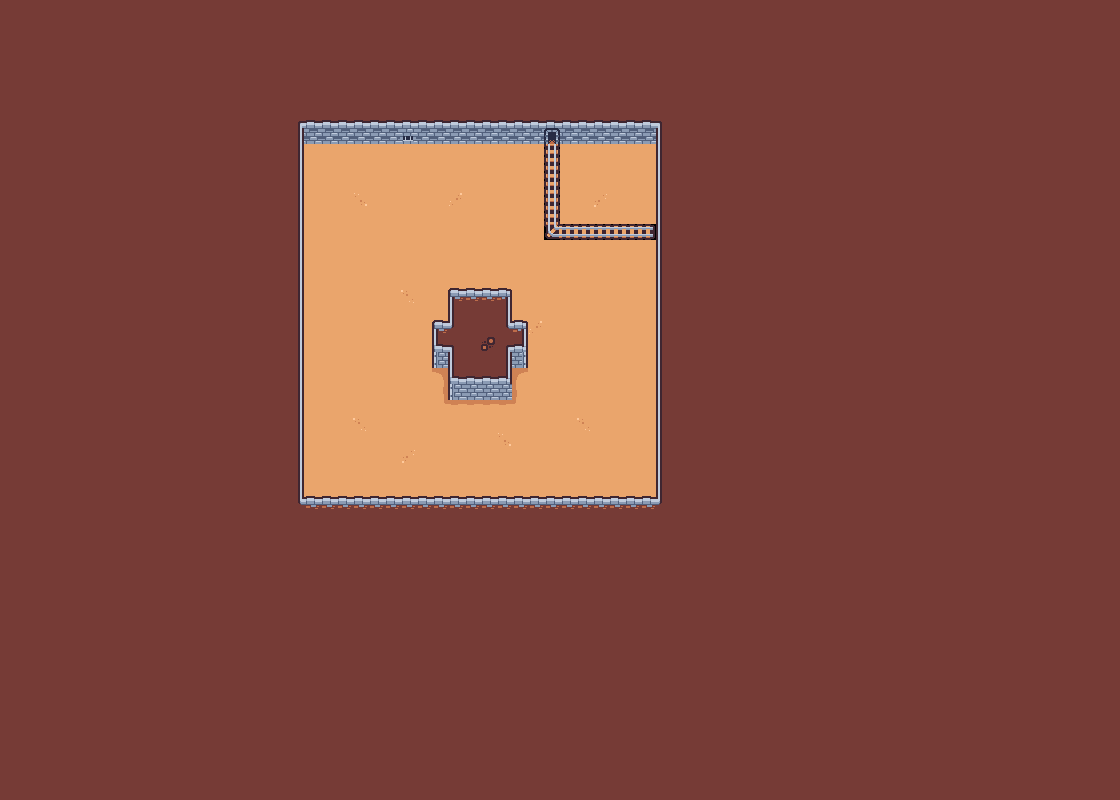

This is a level from a 2D game, rendered from its Tiled map with the project's own tilesets. A one-line summary and the map file follow, with tile-layer data summarised:
An orthogonal 70x50 tile map with 16x16 px tiles, 1 tile layer (layer0).

<map version="1.9" tiledversion="1.9.1" orientation="orthogonal" renderorder="right-down" width="70" height="50" tilewidth="16" tileheight="16" infinite="0" nextlayerid="2" nextobjectid="1">
 <editorsettings>
  <export target="lobby-tilemap.tmj" format="json" />
 </editorsettings>
 <tileset firstgid="1" name="lobby-tileset" tilewidth="16" tileheight="16" tilecount="132" columns="12">
  <image source="../client/public/assets/tilemaps/tinydungeon_packed.png" width="192" height="176" />
  <tile id="0">
   <properties>
    <property name="collide" type="bool" value="false" />
   </properties>
  </tile>
  <tile id="1">
   <properties>
    <property name="collide" type="bool" value="true" />
   </properties>
  </tile>
  <tile id="2">
   <properties>
    <property name="collide" type="bool" value="true" />
   </properties>
  </tile>
  <tile id="3">
   <properties>
    <property name="collide" type="bool" value="true" />
   </properties>
  </tile>
  <tile id="4">
   <properties>
    <property name="collide" type="bool" value="true" />
   </properties>
  </tile>
  <tile id="5">
   <properties>
    <property name="collide" type="bool" value="true" />
   </properties>
  </tile>
  <tile id="6">
   <properties>
    <property name="collide" type="bool" value="true" />
   </properties>
  </tile>
  <tile id="7">
   <properties>
    <property name="collide" type="bool" value="true" />
   </properties>
  </tile>
  <tile id="8">
   <properties>
    <property name="collide" type="bool" value="true" />
   </properties>
  </tile>
  <tile id="9">
   <properties>
    <property name="collide" type="bool" value="true" />
   </properties>
  </tile>
  <tile id="10">
   <properties>
    <property name="collide" type="bool" value="true" />
   </properties>
  </tile>
  <tile id="11">
   <properties>
    <property name="collide" type="bool" value="true" />
   </properties>
  </tile>
  <tile id="12">
   <properties>
    <property name="collide" type="bool" value="false" />
   </properties>
  </tile>
  <tile id="13">
   <properties>
    <property name="collide" type="bool" value="true" />
   </properties>
  </tile>
  <tile id="14">
   <properties>
    <property name="collide" type="bool" value="true" />
   </properties>
  </tile>
  <tile id="15">
   <properties>
    <property name="collide" type="bool" value="true" />
   </properties>
  </tile>
  <tile id="16">
   <properties>
    <property name="collide" type="bool" value="true" />
   </properties>
  </tile>
  <tile id="17">
   <properties>
    <property name="collide" type="bool" value="true" />
   </properties>
  </tile>
  <tile id="18">
   <properties>
    <property name="collide" type="bool" value="true" />
   </properties>
  </tile>
  <tile id="19">
   <properties>
    <property name="collide" type="bool" value="true" />
   </properties>
  </tile>
  <tile id="20">
   <properties>
    <property name="collide" type="bool" value="true" />
   </properties>
  </tile>
  <tile id="21">
   <properties>
    <property name="collide" type="bool" value="true" />
   </properties>
  </tile>
  <tile id="22">
   <properties>
    <property name="collide" type="bool" value="true" />
   </properties>
  </tile>
  <tile id="23">
   <properties>
    <property name="collide" type="bool" value="true" />
   </properties>
  </tile>
  <tile id="24">
   <properties>
    <property name="collide" type="bool" value="false" />
   </properties>
  </tile>
  <tile id="25">
   <properties>
    <property name="collide" type="bool" value="true" />
   </properties>
  </tile>
  <tile id="26">
   <properties>
    <property name="collide" type="bool" value="true" />
   </properties>
  </tile>
  <tile id="27">
   <properties>
    <property name="collide" type="bool" value="true" />
   </properties>
  </tile>
  <tile id="28">
   <properties>
    <property name="collide" type="bool" value="true" />
   </properties>
  </tile>
  <tile id="29">
   <properties>
    <property name="collide" type="bool" value="true" />
   </properties>
  </tile>
  <tile id="30">
   <properties>
    <property name="collide" type="bool" value="false" />
   </properties>
  </tile>
  <tile id="31">
   <properties>
    <property name="collide" type="bool" value="true" />
   </properties>
  </tile>
  <tile id="32">
   <properties>
    <property name="collide" type="bool" value="true" />
   </properties>
  </tile>
  <tile id="33">
   <properties>
    <property name="collide" type="bool" value="true" />
   </properties>
  </tile>
  <tile id="34">
   <properties>
    <property name="collide" type="bool" value="true" />
   </properties>
  </tile>
  <tile id="35">
   <properties>
    <property name="collide" type="bool" value="true" />
   </properties>
  </tile>
  <tile id="36">
   <properties>
    <property name="collide" type="bool" value="true" />
   </properties>
  </tile>
  <tile id="37">
   <properties>
    <property name="collide" type="bool" value="true" />
   </properties>
  </tile>
  <tile id="38">
   <properties>
    <property name="collide" type="bool" value="true" />
   </properties>
  </tile>
  <tile id="39">
   <properties>
    <property name="collide" type="bool" value="true" />
   </properties>
  </tile>
  <tile id="40">
   <properties>
    <property name="collide" type="bool" value="true" />
   </properties>
  </tile>
  <tile id="41">
   <properties>
    <property name="collide" type="bool" value="true" />
   </properties>
  </tile>
  <tile id="42">
   <properties>
    <property name="collide" type="bool" value="false" />
   </properties>
  </tile>
  <tile id="43">
   <properties>
    <property name="collide" type="bool" value="true" />
   </properties>
  </tile>
  <tile id="44">
   <properties>
    <property name="collide" type="bool" value="true" />
   </properties>
  </tile>
  <tile id="45">
   <properties>
    <property name="collide" type="bool" value="true" />
   </properties>
  </tile>
  <tile id="46">
   <properties>
    <property name="collide" type="bool" value="true" />
   </properties>
  </tile>
  <tile id="47">
   <properties>
    <property name="collide" type="bool" value="true" />
   </properties>
  </tile>
  <tile id="48">
   <properties>
    <property name="collide" type="bool" value="false" />
   </properties>
  </tile>
  <tile id="49">
   <properties>
    <property name="collide" type="bool" value="false" />
   </properties>
  </tile>
  <tile id="50">
   <properties>
    <property name="collide" type="bool" value="false" />
   </properties>
  </tile>
  <tile id="51">
   <properties>
    <property name="collide" type="bool" value="false" />
   </properties>
  </tile>
  <tile id="52">
   <properties>
    <property name="collide" type="bool" value="false" />
   </properties>
  </tile>
  <tile id="53">
   <properties>
    <property name="collide" type="bool" value="false" />
   </properties>
  </tile>
  <tile id="54">
   <properties>
    <property name="collide" type="bool" value="true" />
   </properties>
  </tile>
  <tile id="55">
   <properties>
    <property name="collide" type="bool" value="true" />
   </properties>
  </tile>
  <tile id="56">
   <properties>
    <property name="collide" type="bool" value="true" />
   </properties>
  </tile>
  <tile id="57">
   <properties>
    <property name="collide" type="bool" value="true" />
   </properties>
  </tile>
  <tile id="58">
   <properties>
    <property name="collide" type="bool" value="true" />
   </properties>
  </tile>
  <tile id="59">
   <properties>
    <property name="collide" type="bool" value="true" />
   </properties>
  </tile>
  <tile id="60">
   <properties>
    <property name="collide" type="bool" value="false" />
   </properties>
  </tile>
  <tile id="61">
   <properties>
    <property name="collide" type="bool" value="false" />
   </properties>
  </tile>
  <tile id="62">
   <properties>
    <property name="collide" type="bool" value="false" />
   </properties>
  </tile>
  <tile id="63">
   <properties>
    <property name="collide" type="bool" value="true" />
   </properties>
  </tile>
  <tile id="64">
   <properties>
    <property name="collide" type="bool" value="true" />
   </properties>
  </tile>
  <tile id="65">
   <properties>
    <property name="collide" type="bool" value="true" />
   </properties>
  </tile>
  <tile id="66">
   <properties>
    <property name="collide" type="bool" value="false" />
   </properties>
  </tile>
  <tile id="67">
   <properties>
    <property name="collide" type="bool" value="true" />
   </properties>
  </tile>
  <tile id="68">
   <properties>
    <property name="collide" type="bool" value="true" />
   </properties>
  </tile>
  <tile id="69">
   <properties>
    <property name="collide" type="bool" value="true" />
   </properties>
  </tile>
  <tile id="70">
   <properties>
    <property name="collide" type="bool" value="true" />
   </properties>
  </tile>
  <tile id="71">
   <properties>
    <property name="collide" type="bool" value="true" />
   </properties>
  </tile>
  <tile id="72">
   <properties>
    <property name="collide" type="bool" value="true" />
   </properties>
  </tile>
  <tile id="73">
   <properties>
    <property name="collide" type="bool" value="true" />
   </properties>
  </tile>
  <tile id="74">
   <properties>
    <property name="collide" type="bool" value="true" />
   </properties>
  </tile>
  <tile id="75">
   <properties>
    <property name="collide" type="bool" value="true" />
   </properties>
  </tile>
  <tile id="76">
   <properties>
    <property name="collide" type="bool" value="true" />
   </properties>
  </tile>
  <tile id="77">
   <properties>
    <property name="collide" type="bool" value="true" />
   </properties>
  </tile>
  <tile id="78">
   <properties>
    <property name="collide" type="bool" value="true" />
   </properties>
  </tile>
  <tile id="79">
   <properties>
    <property name="collide" type="bool" value="true" />
   </properties>
  </tile>
  <tile id="80">
   <properties>
    <property name="collide" type="bool" value="true" />
   </properties>
  </tile>
  <tile id="81">
   <properties>
    <property name="collide" type="bool" value="true" />
   </properties>
  </tile>
  <tile id="82">
   <properties>
    <property name="collide" type="bool" value="true" />
   </properties>
  </tile>
  <tile id="83">
   <properties>
    <property name="collide" type="bool" value="true" />
   </properties>
  </tile>
  <tile id="84">
   <properties>
    <property name="collide" type="bool" value="false" />
   </properties>
  </tile>
  <tile id="85">
   <properties>
    <property name="collide" type="bool" value="false" />
   </properties>
  </tile>
  <tile id="86">
   <properties>
    <property name="collide" type="bool" value="false" />
   </properties>
  </tile>
  <tile id="87">
   <properties>
    <property name="collide" type="bool" value="false" />
   </properties>
  </tile>
  <tile id="88">
   <properties>
    <property name="collide" type="bool" value="false" />
   </properties>
  </tile>
  <tile id="89">
   <properties>
    <property name="collide" type="bool" value="true" />
   </properties>
  </tile>
  <tile id="90">
   <properties>
    <property name="collide" type="bool" value="true" />
   </properties>
  </tile>
  <tile id="91">
   <properties>
    <property name="collide" type="bool" value="true" />
   </properties>
  </tile>
  <tile id="92">
   <properties>
    <property name="collide" type="bool" value="true" />
   </properties>
  </tile>
  <tile id="93">
   <properties>
    <property name="collide" type="bool" value="true" />
   </properties>
  </tile>
  <tile id="94">
   <properties>
    <property name="collide" type="bool" value="true" />
   </properties>
  </tile>
  <tile id="95">
   <properties>
    <property name="collide" type="bool" value="true" />
   </properties>
  </tile>
  <tile id="96">
   <properties>
    <property name="collide" type="bool" value="false" />
   </properties>
  </tile>
  <tile id="97">
   <properties>
    <property name="collide" type="bool" value="false" />
   </properties>
  </tile>
  <tile id="98">
   <properties>
    <property name="collide" type="bool" value="false" />
   </properties>
  </tile>
  <tile id="99">
   <properties>
    <property name="collide" type="bool" value="false" />
   </properties>
  </tile>
  <tile id="100">
   <properties>
    <property name="collide" type="bool" value="false" />
   </properties>
  </tile>
  <tile id="101">
   <properties>
    <property name="collide" type="bool" value="false" />
   </properties>
  </tile>
  <tile id="102">
   <properties>
    <property name="collide" type="bool" value="false" />
   </properties>
  </tile>
  <tile id="103">
   <properties>
    <property name="collide" type="bool" value="false" />
   </properties>
  </tile>
  <tile id="104">
   <properties>
    <property name="collide" type="bool" value="false" />
   </properties>
  </tile>
  <tile id="105">
   <properties>
    <property name="collide" type="bool" value="false" />
   </properties>
  </tile>
  <tile id="106">
   <properties>
    <property name="collide" type="bool" value="false" />
   </properties>
  </tile>
  <tile id="107">
   <properties>
    <property name="collide" type="bool" value="false" />
   </properties>
  </tile>
  <tile id="108">
   <properties>
    <property name="collide" type="bool" value="false" />
   </properties>
  </tile>
  <tile id="109">
   <properties>
    <property name="collide" type="bool" value="false" />
   </properties>
  </tile>
  <tile id="110">
   <properties>
    <property name="collide" type="bool" value="false" />
   </properties>
  </tile>
  <tile id="111">
   <properties>
    <property name="collide" type="bool" value="false" />
   </properties>
  </tile>
  <tile id="112">
   <properties>
    <property name="collide" type="bool" value="false" />
   </properties>
  </tile>
  <tile id="113">
   <properties>
    <property name="collide" type="bool" value="false" />
   </properties>
  </tile>
  <tile id="114">
   <properties>
    <property name="collide" type="bool" value="false" />
   </properties>
  </tile>
  <tile id="115">
   <properties>
    <property name="collide" type="bool" value="false" />
   </properties>
  </tile>
  <tile id="116">
   <properties>
    <property name="collide" type="bool" value="false" />
   </properties>
  </tile>
  <tile id="117">
   <properties>
    <property name="collide" type="bool" value="false" />
   </properties>
  </tile>
  <tile id="118">
   <properties>
    <property name="collide" type="bool" value="false" />
   </properties>
  </tile>
  <tile id="119">
   <properties>
    <property name="collide" type="bool" value="false" />
   </properties>
  </tile>
  <tile id="120">
   <properties>
    <property name="collide" type="bool" value="false" />
   </properties>
  </tile>
  <tile id="121">
   <properties>
    <property name="collide" type="bool" value="false" />
   </properties>
  </tile>
  <tile id="122">
   <properties>
    <property name="collide" type="bool" value="false" />
   </properties>
  </tile>
  <tile id="123">
   <properties>
    <property name="collide" type="bool" value="false" />
   </properties>
  </tile>
  <tile id="124">
   <properties>
    <property name="collide" type="bool" value="false" />
   </properties>
  </tile>
  <tile id="125">
   <properties>
    <property name="collide" type="bool" value="false" />
   </properties>
  </tile>
  <tile id="126">
   <properties>
    <property name="collide" type="bool" value="false" />
   </properties>
  </tile>
  <tile id="127">
   <properties>
    <property name="collide" type="bool" value="false" />
   </properties>
  </tile>
  <tile id="128">
   <properties>
    <property name="collide" type="bool" value="false" />
   </properties>
  </tile>
  <tile id="129">
   <properties>
    <property name="collide" type="bool" value="false" />
   </properties>
  </tile>
  <tile id="130">
   <properties>
    <property name="collide" type="bool" value="false" />
   </properties>
  </tile>
  <tile id="131">
   <properties>
    <property name="collide" type="bool" value="false" />
   </properties>
  </tile>
 </tileset>
 <layer id="1" name="layer0" width="70" height="50">
  <data>[3500 cells, 3500 non-empty, 29 distinct tile ids]</data>
 </layer>
</map>
